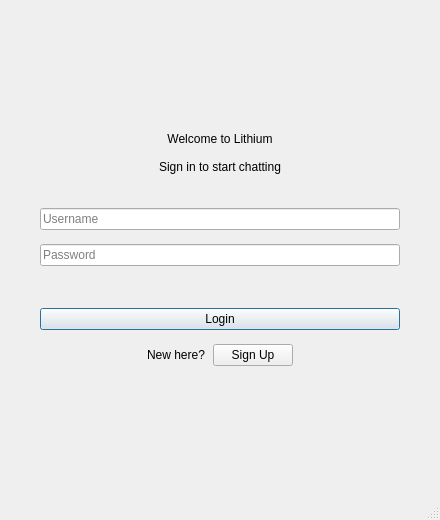
<?xml version="1.0" encoding="UTF-8"?>
<ui version="4.0">
 <class>Login</class>
 <widget class="QMainWindow" name="Login">
  <property name="geometry">
   <rect>
    <x>0</x>
    <y>0</y>
    <width>440</width>
    <height>520</height>
   </rect>
  </property>
  <property name="windowTitle">
   <string>Lithium — Login</string>
  </property>
  <widget class="QWidget" name="centralwidget">
   <layout class="QVBoxLayout" name="rootLayout">
    <property name="leftMargin"><number>40</number></property>
    <property name="topMargin"><number>40</number></property>
    <property name="rightMargin"><number>40</number></property>
    <property name="bottomMargin"><number>40</number></property>
    <property name="spacing"><number>14</number></property>
    <item>
     <spacer name="topSpacer">
      <property name="orientation"><enum>Qt::Vertical</enum></property>
      <property name="sizeType"><enum>QSizePolicy::Expanding</enum></property>
      <property name="sizeHint" stdset="0"><size><width>0</width><height>0</height></size></property>
     </spacer>
    </item>
    <item>
     <widget class="QLabel" name="titleLabel">
      <property name="text"><string>Welcome to Lithium</string></property>
      <property name="alignment"><set>Qt::AlignmentFlag::AlignCenter</set></property>
     </widget>
    </item>
    <item>
     <widget class="QLabel" name="subtitleLabel">
      <property name="text"><string>Sign in to start chatting</string></property>
      <property name="alignment"><set>Qt::AlignmentFlag::AlignCenter</set></property>
     </widget>
    </item>
    <item>
     <spacer name="midSpacer">
      <property name="orientation"><enum>Qt::Vertical</enum></property>
      <property name="sizeType"><enum>QSizePolicy::Fixed</enum></property>
      <property name="sizeHint" stdset="0"><size><width>0</width><height>20</height></size></property>
     </spacer>
    </item>
    <item>
     <widget class="QLineEdit" name="user_lineedit">
      <property name="placeholderText"><string>Username</string></property>
      <property name="clearButtonEnabled"><bool>true</bool></property>
     </widget>
    </item>
    <item>
     <widget class="QLineEdit" name="password_lineedit">
      <property name="placeholderText"><string>Password</string></property>
      <property name="echoMode"><enum>QLineEdit::Password</enum></property>
     </widget>
    </item>
    <item>
     <widget class="QLabel" name="statusLabel">
      <property name="text"><string/></property>
      <property name="alignment"><set>Qt::AlignmentFlag::AlignCenter</set></property>
      <property name="wordWrap"><bool>true</bool></property>
     </widget>
    </item>
    <item>
     <widget class="QPushButton" name="pushButton">
      <property name="text"><string>Login</string></property>
      <property name="default"><bool>true</bool></property>
     </widget>
    </item>
    <item>
     <layout class="QHBoxLayout" name="signupRow">
      <property name="spacing"><number>8</number></property>
      <item>
       <spacer name="signupLeftSpacer">
        <property name="orientation"><enum>Qt::Horizontal</enum></property>
        <property name="sizeType"><enum>QSizePolicy::Expanding</enum></property>
        <property name="sizeHint" stdset="0"><size><width>0</width><height>0</height></size></property>
       </spacer>
      </item>
      <item>
       <widget class="QLabel" name="NewUserLabel">
        <property name="text"><string>New here?</string></property>
       </widget>
      </item>
      <item>
       <widget class="QPushButton" name="SignUp_button">
        <property name="text"><string>Sign Up</string></property>
       </widget>
      </item>
      <item>
       <spacer name="signupRightSpacer">
        <property name="orientation"><enum>Qt::Horizontal</enum></property>
        <property name="sizeType"><enum>QSizePolicy::Expanding</enum></property>
        <property name="sizeHint" stdset="0"><size><width>0</width><height>0</height></size></property>
       </spacer>
      </item>
     </layout>
    </item>
    <item>
     <spacer name="bottomSpacer">
      <property name="orientation"><enum>Qt::Vertical</enum></property>
      <property name="sizeType"><enum>QSizePolicy::Expanding</enum></property>
      <property name="sizeHint" stdset="0"><size><width>0</width><height>0</height></size></property>
     </spacer>
    </item>
   </layout>
  </widget>
  <widget class="QMenuBar" name="menubar">
   <property name="geometry">
    <rect><x>0</x><y>0</y><width>440</width><height>26</height></rect>
   </property>
  </widget>
  <widget class="QStatusBar" name="statusbar"/>
 </widget>
 <tabstops>
  <tabstop>user_lineedit</tabstop>
  <tabstop>password_lineedit</tabstop>
  <tabstop>pushButton</tabstop>
  <tabstop>SignUp_button</tabstop>
 </tabstops>
 <resources/>
 <connections/>
</ui>
